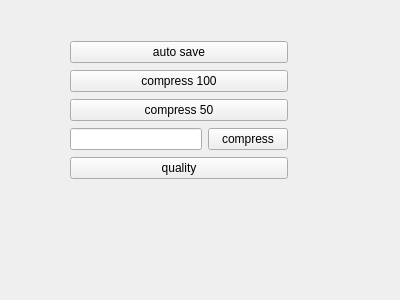
<?xml version="1.0" encoding="UTF-8"?>
<ui version="4.0">
 <class>CompressForm</class>
 <widget class="QWidget" name="CompressForm">
  <property name="geometry">
   <rect>
    <x>0</x>
    <y>0</y>
    <width>400</width>
    <height>300</height>
   </rect>
  </property>
  <property name="windowTitle">
   <string>Form</string>
  </property>
  <widget class="QWidget" name="layoutWidget">
   <property name="geometry">
    <rect>
     <x>70</x>
     <y>40</y>
     <width>218</width>
     <height>145</height>
    </rect>
   </property>
   <layout class="QVBoxLayout" name="verticalLayout">
    <item>
     <widget class="QPushButton" name="autosaveButton">
      <property name="text">
       <string>auto save</string>
      </property>
     </widget>
    </item>
    <item>
     <layout class="QHBoxLayout" name="horizontalLayout">
      <item>
       <widget class="QPushButton" name="compress100Button">
        <property name="text">
         <string>compress 100</string>
        </property>
       </widget>
      </item>
     </layout>
    </item>
    <item>
     <widget class="QPushButton" name="compress50Button">
      <property name="text">
       <string>compress 50</string>
      </property>
     </widget>
    </item>
    <item>
     <layout class="QHBoxLayout" name="horizontalLayout_2">
      <item>
       <widget class="QLineEdit" name="qualityLineEdit"/>
      </item>
      <item>
       <widget class="QPushButton" name="compressButton">
        <property name="text">
         <string>compress</string>
        </property>
       </widget>
      </item>
     </layout>
    </item>
    <item>
     <widget class="QPushButton" name="qualityButton">
      <property name="text">
       <string>quality</string>
      </property>
     </widget>
    </item>
   </layout>
  </widget>
 </widget>
 <resources/>
 <connections/>
</ui>
